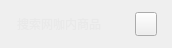
<?xml version="1.0" encoding="UTF-8"?>
<ui version="4.0">
 <class>searchWidget</class>
 <widget class="QWidget" name="searchWidget">
  <property name="geometry">
   <rect>
    <x>0</x>
    <y>0</y>
    <width>172</width>
    <height>48</height>
   </rect>
  </property>
  <property name="minimumSize">
   <size>
    <width>172</width>
    <height>48</height>
   </size>
  </property>
  <property name="maximumSize">
   <size>
    <width>172</width>
    <height>48</height>
   </size>
  </property>
  <property name="windowTitle">
   <string>searchWidget</string>
  </property>
  <property name="styleSheet">
   <string notr="true">#btn_search{
border-image: url(:/masterDesktop/Resources/icon_search_default.png);
}
#btn_search:pressed{
margin:1px;
}
#lineEdit{
background:transparent;
border:none;
font-family:&quot;微软雅黑&quot;;
font-size:12px;
color:#E4E4E4;
}</string>
  </property>
  <layout class="QHBoxLayout" name="horizontalLayout">
   <property name="spacing">
    <number>0</number>
   </property>
   <property name="leftMargin">
    <number>15</number>
   </property>
   <property name="topMargin">
    <number>0</number>
   </property>
   <property name="rightMargin">
    <number>15</number>
   </property>
   <property name="bottomMargin">
    <number>0</number>
   </property>
   <item>
    <widget class="QLineEdit" name="lineEdit">
     <property name="minimumSize">
      <size>
       <width>0</width>
       <height>24</height>
      </size>
     </property>
     <property name="maximumSize">
      <size>
       <width>16777215</width>
       <height>24</height>
      </size>
     </property>
     <property name="placeholderText">
      <string>搜索网咖内商品</string>
     </property>
    </widget>
   </item>
   <item>
    <widget class="QPushButton" name="btn_search">
     <property name="minimumSize">
      <size>
       <width>22</width>
       <height>24</height>
      </size>
     </property>
     <property name="maximumSize">
      <size>
       <width>22</width>
       <height>24</height>
      </size>
     </property>
     <property name="text">
      <string/>
     </property>
    </widget>
   </item>
  </layout>
 </widget>
 <layoutdefault spacing="6" margin="11"/>
 <resources>
  <include location="masterDesktop.qrc"/>
 </resources>
 <connections/>
</ui>
